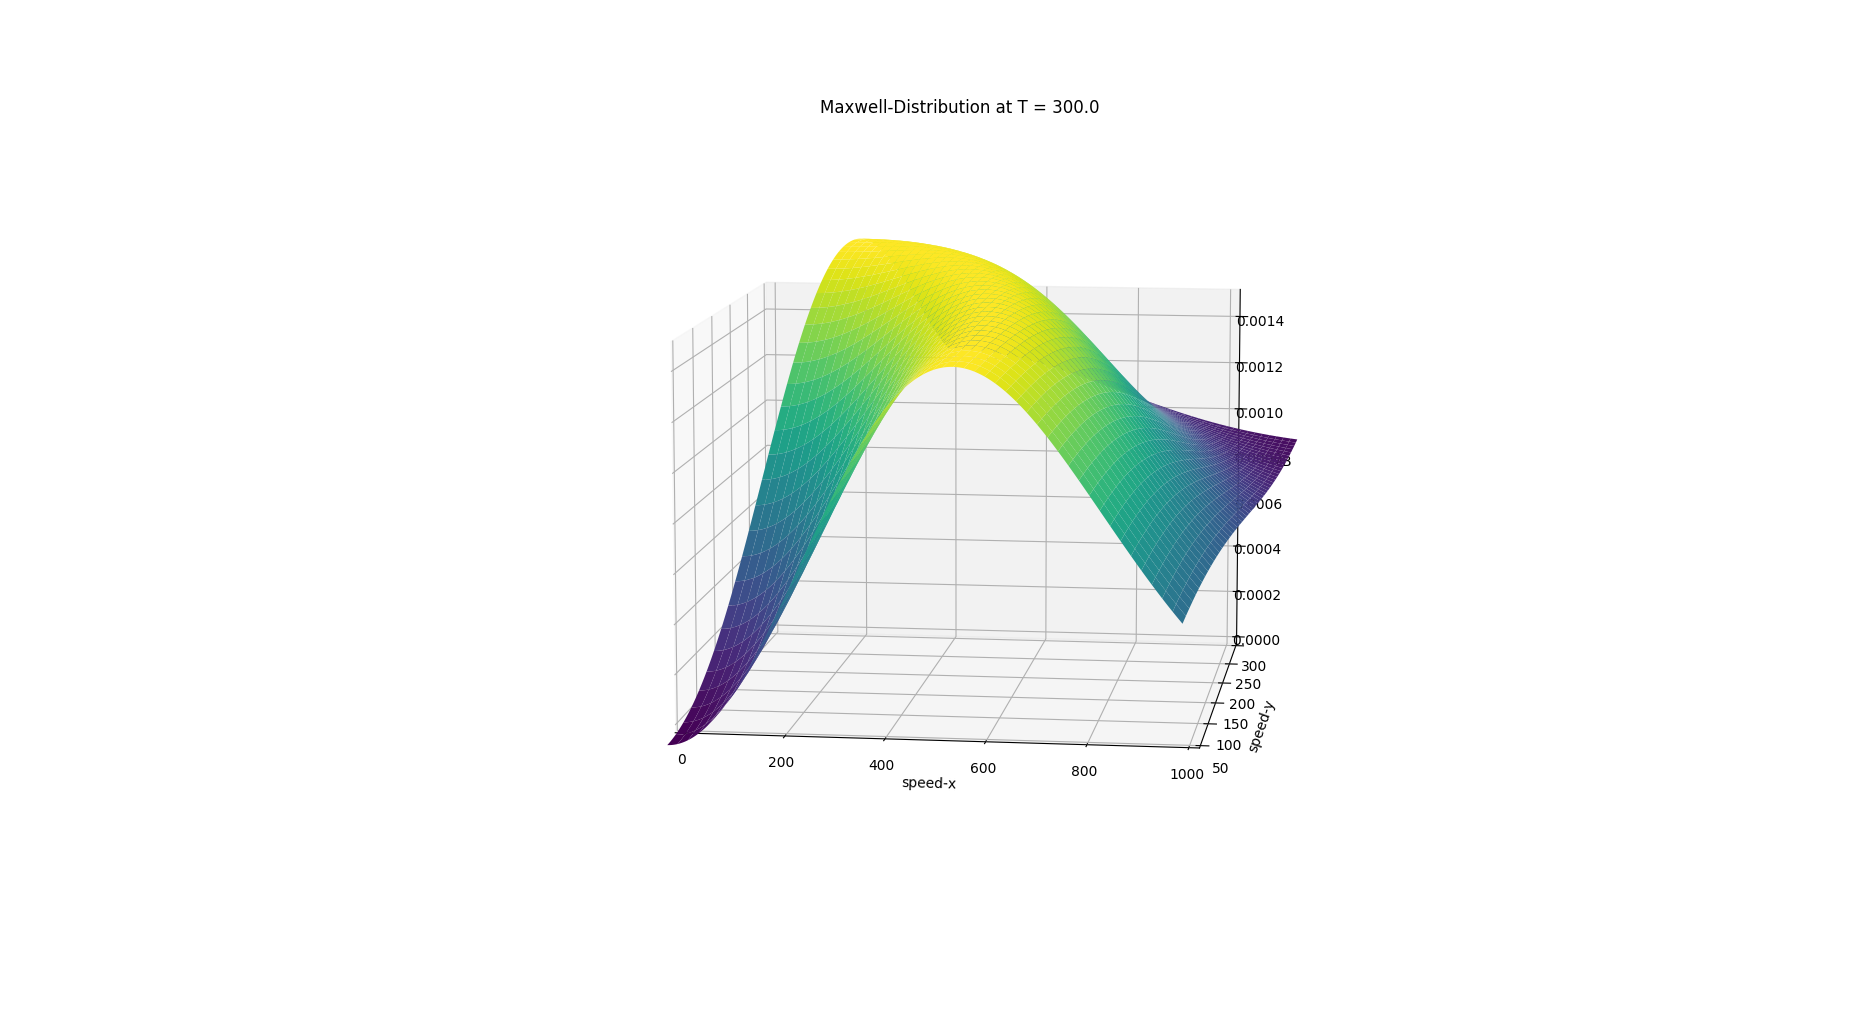

Python code for this plot:
#!/usr/bin/env python
# coding: utf-8

# In[1]:


import numpy as np
import matplotlib.pyplot as plt


# In[57]:
tk=300.0

fig = plt.figure()
# syntax for 3-D projection
ax = plt.axes(projection ='3d')
ax.set_xlim3d([0.0, 1000.0])
ax.set_xlabel('speed-x')

ax.set_ylim3d([50.0, 300.0])
ax.set_ylabel('speed-y')

ax.set_zlabel('MB')
ax.set_title("Maxwell-Distribution at T = "+str(tk))

# In[63]:


k = 1.38e-23
u = 1.6605e-27
m = 15.966*u
n =1000

#set temp range from 20K at least for 3-d plot 
vx= np.linspace(0,1000.0,n)
vy= np.linspace(0,1000,n)


# In[64]:


def MB(vx,vy,T):
    v = (vx**2+vy**2)**0.5	
    f1 = 4*np.pi*(m/(2*np.pi*k*T))**(3.0/2.0)
    f2 = v**2
    f3 = (np.exp(-((m*v**2)/(2*k*T))))
    return f1*f2*f3


# for i in range(0,10):
#     print(MB(i,373.0))

# In[65]:


#plt.plot(v,MB(v,T[100]))


# In[66]:

X,Y = np.meshgrid(vx,vy)
Z = MB(X,Y,tk) 
ax.plot_surface(X,Y,Z,cmap='viridis')
plt.show()

# In[ ]:
